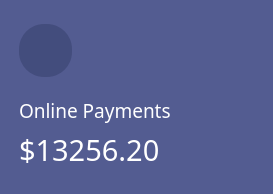
           <widget class="QWidget" name="online_payments_widget" native="true">
            <property name="minimumSize">
             <size>
              <width>273</width>
              <height>194</height>
             </size>
            </property>
            <property name="maximumSize">
             <size>
              <width>273</width>
              <height>194</height>
             </size>
            </property>
            <property name="styleSheet">
             <string notr="true">background-color: #535C91;
border-radius: 25px;</string>
            </property>
            <layout class="QVBoxLayout" name="verticalLayout_14">
             <property name="leftMargin">
              <number>19</number>
             </property>
             <item>
              <spacer name="verticalSpacer_30">
               <property name="orientation">
                <enum>Qt::Vertical</enum>
               </property>
               <property name="sizeHint" stdset="0">
                <size>
                 <width>20</width>
                 <height>2</height>
                </size>
               </property>
              </spacer>
             </item>
             <item>
              <layout class="QHBoxLayout" name="horizontalLayout_26">
               <item>
                <widget class="QPushButton" name="online_payments_wallet_icon_button">
                 <property name="styleSheet">
                  <string notr="true">background-color: rgba(7,15,43,0.2);
image: url(:/img/img/dark_wallet.svg);
width: 53px;
height: 53px;</string>
                 </property>
                 <property name="text">
                  <string/>
                 </property>
                </widget>
               </item>
               <item>
                <spacer name="horizontalSpacer_46">
                 <property name="orientation">
                  <enum>Qt::Horizontal</enum>
                 </property>
                 <property name="sizeHint" stdset="0">
                  <size>
                   <width>171</width>
                   <height>20</height>
                  </size>
                 </property>
                </spacer>
               </item>
              </layout>
             </item>
             <item>
              <spacer name="verticalSpacer_31">
               <property name="orientation">
                <enum>Qt::Vertical</enum>
               </property>
               <property name="sizeHint" stdset="0">
                <size>
                 <width>20</width>
                 <height>0</height>
                </size>
               </property>
              </spacer>
             </item>
             <item>
              <layout class="QHBoxLayout" name="horizontalLayout_27">
               <item>
                <widget class="QLabel" name="online_payments_label">
                 <property name="font">
                  <font>
                   <family>Poppins</family>
                   <pointsize>14</pointsize>
                  </font>
                 </property>
                 <property name="styleSheet">
                  <string notr="true">color: white;
text-align: left;</string>
                 </property>
                 <property name="text">
                  <string>Online Payments</string>
                 </property>
                </widget>
               </item>
               <item>
                <spacer name="horizontalSpacer_48">
                 <property name="orientation">
                  <enum>Qt::Horizontal</enum>
                 </property>
                 <property name="sizeHint" stdset="0">
                  <size>
                   <width>88</width>
                   <height>20</height>
                  </size>
                 </property>
                </spacer>
               </item>
              </layout>
             </item>
             <item>
              <layout class="QHBoxLayout" name="horizontalLayout_28">
               <item>
                <widget class="QLabel" name="online_payments_value_label">
                 <property name="font">
                  <font>
                   <family>Poppins</family>
                   <pointsize>22</pointsize>
                  </font>
                 </property>
                 <property name="styleSheet">
                  <string notr="true">color: white;
text-align: left;</string>
                 </property>
                 <property name="text">
                  <string>$13256.20</string>
                 </property>
                </widget>
               </item>
               <item>
                <spacer name="horizontalSpacer_50">
                 <property name="orientation">
                  <enum>Qt::Horizontal</enum>
                 </property>
                 <property name="sizeHint" stdset="0">
                  <size>
                   <width>78</width>
                   <height>20</height>
                  </size>
                 </property>
                </spacer>
               </item>
              </layout>
             </item>
             <item>
              <spacer name="verticalSpacer_32">
               <property name="orientation">
                <enum>Qt::Vertical</enum>
               </property>
               <property name="sizeHint" stdset="0">
                <size>
                 <width>20</width>
                 <height>0</height>
                </size>
               </property>
              </spacer>
             </item>
            </layout>
           </widget>
